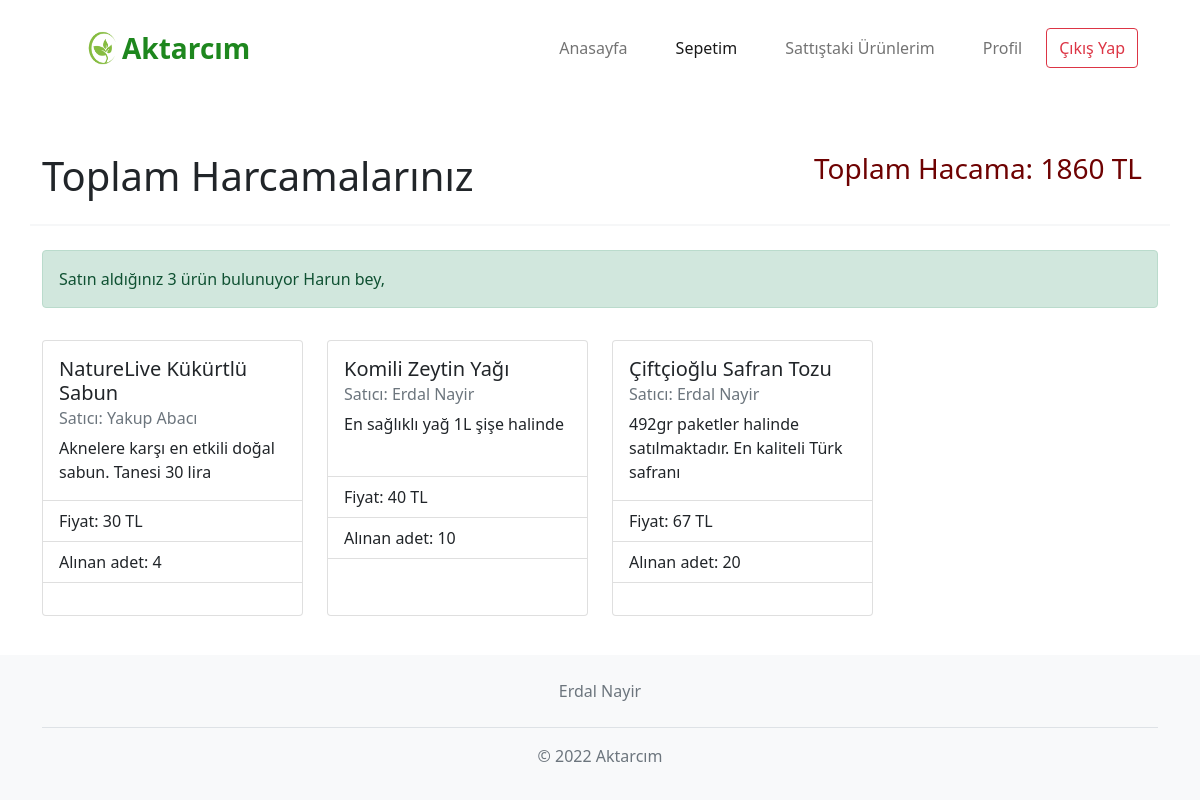
The app's page /boughtPage.php (signed in) with its own data.
### tables this page shows
CREATE TABLE `users` (
  `username` varchar(45) NOT NULL,
  `user_surname` varchar(45) NOT NULL,
  `email` varchar(45) NOT NULL,
  `user_password` varchar(100) NOT NULL,
  `bakiye` int(11) NOT NULL DEFAULT 0,
  `kayitTarihi` datetime NOT NULL DEFAULT current_timestamp()
);

CREATE TABLE `urunler` (
  `urun_id` int(11) NOT NULL,
  `urun_adi` varchar(45) NOT NULL,
  `urun_fiyati` int(11) NOT NULL,
  `urun_description` varchar(100) NOT NULL,
  `urun_adeti` int(11) NOT NULL,
  `satan_email` varchar(45) NOT NULL
);

CREATE TABLE `satin_alinan_urunler` (
  `id` int(11) NOT NULL,
  `email` varchar(45) NOT NULL,
  `urun_id` int(11) NOT NULL,
  `alinan_adet` int(11) NOT NULL
);

### boughtPage.php (the view, shortened to what this page needs)
<?php
$urunMessage='';
$productsCard='';
require('settings.php');
$stmt = $baglanti->prepare("SELECT * FROM users WHERE email = (?)");
$stmt->bind_param('s', $_SESSION['email']);
$stmt->execute();
$result = $stmt->get_result();
$kullanici = $result->fetch_assoc();
$isim= ucwords(strtolower($kullanici['username']));
$stmt = $baglanti->prepare("SELECT * FROM satin_alinan_urunler WHERE email=(?)");
$stmt->bind_param('s',$_SESSION['email']);
$stmt->execute();
$Urunresult = $stmt->get_result();
$num_products=$Urunresult->num_rows;
if($num_products==0){
    $urunMessage="<div class='alert alert-danger' role='alert'>
    <h4 class='alert-heading'>Ürün Yok!</h4>
    <p>Şuan'a kadar satın aldığınız bir ürün bulunmamaktadır</p>
    <hr>
    <p class='mb-0'>Ürün satın aldığınızda burada görüntülenecektir</p>
  </div>";
    $toplamHarcama=0;
  }
  else{
    $urunMessage="<div class='alert alert-success' role='alert'>
    Satın aldığınız $num_products ürün bulunuyor $isim bey,
  </div>";
    $productsCard="<div class='row'>";
    $toplamHarcama=0;
    $stmt = $baglanti->prepare("SELECT * FROM urunler INNER JOIN satin_alinan_urunler ON urunler.urun_id = satin_alinan_urunler.urun_id;");
    $stmt->execute();
    $result = $stmt->get_result();
    while($fromUrun=$result->fetch_assoc()){
        $urun_adeti=$fromUrun['alinan_adet'];
        $urun_adi=$fromUrun['urun_adi'];
        $urun_description=$fromUrun['urun_description'];
        $urun_fiyati=$fromUrun['urun_fiyati'];
        $satanEmail=$fromUrun['satan_email'];
        $alanEmail=$fromUrun['email'];
        $stmt = $baglanti->prepare("SELECT * FROM users WHERE email = (?)");
        $stmt->bind_param('s', $satanEmail);
        $stmt->execute();
        $result_nd = $stmt->get_result();
        $satici = $result_nd->fetch_assoc();
        $saticiIsmi=ucwords(strtolower($satici['username']) ." ".strtolower($satici['user_surname']));
        if($alanEmail==$_SESSION['email']){
          $toplamHarcama+=$urun_adeti*$urun_fiyati;
          $urunHtml=
          "<div class='col-md-3 text-center text-md-start d-flex  mb-4'>
              <div class='card mx-auto mt-3' style='width: 18rem;'>
              <div class='card-body'>
              <h5 class='card-title'>$urun_adi</h5>
              <h6 class='card-subtitle mb-2 text-muted'>Satıcı: $saticiIsmi</h6>
              <p class='card-text'>$urun_description</p>
              </div>
              <ul class='list-group list-group-flush'>
              <li class='list-group-item'>Fiyat: $urun_fiyati TL</li>
              <li class='list-group-item'>Alınan adet: $urun_adeti</li>
              </ul>
              <div class='card-body mx-auto'>
          </div>
          </div>
          </div> ";
          $productsCard=$productsCard . $urunHtml;
        }
    }
    $productsCard=$productsCard."</div>";
}
?>
<!DOCTYPE html>
<html lang="en">
<head>
    <link rel="stylesheet" href="css/bought.css?v=<?php echo time(); ?>">
    <link href="https://cdn.jsdelivr.net/npm/bootstrap@5.0.2/dist/css/bootstrap.min.css" rel="stylesheet">
</head>
<body class="d-flex flex-column min-vh-100">
<div class="container">
<nav class="navbar navbar-expand-md navbar-light fixed-top bg-white">
  <div class="container">
  <img src="images/favicon.png"  width="120" height="80" class="d-inline-block align-text-center">
    <a class="navbar-brand" href="#"><span class="fs-3 fw-bold navHeader">Aktarcım</span> </a>
    <div class="collapse navbar-collapse" id="navbarNavAltMarkup">
    <ul class="navbar-nav ms-auto">
        <li class="nav-item px-3">
          <a class="nav-link" aria-current="page" href="mainScreen.php">Anasayfa</a>
        </li>
        <li class="nav-item px-3">
          <a class="nav-link active" href="boughtPage.php">Sepetim</a>
        </li>
        <li class="nav-item px-3">
          <a class="nav-link " href="soldPage.php">Sattıştaki Ürünlerim</a>
        </li>
        <li class="nav-item px-3">
          <a class="nav-link " href="profile.php">Profil</a>
        </li>
        <button type="button" class="btn btn-outline-danger" onclick="location.href='logout.php'">Çıkış Yap</button>
      </ul>
    </div>
  </div>
</nav>
  <div class="row ">
    <div class="col-md-7 mt-5 text-center text-md-start  ">
        <h1>Toplam Harcamalarınız </h1>
    </div>
    <div class="col-md-5 mt-5 text-center text-md-end  ">
        <h3 id="value" class="px-3">Toplam Hacama:  <?php echo $toplamHarcama. " TL"; ?></h3>
    </div>
    <hr class="bg-black border-2 border-top border-black mt-3">
</div>
<div class="row mt-1 ">
    <div class="col-md-12 mt-1 text-center text-md-start  ">
      <?php echo $urunMessage?>
    </div>
</div>
<?php echo $productsCard?>
</div>
<footer class="mt-auto bg-light mt-5" >
    <div class="container">
    <ul class="nav justify-content-center border-bottom pb-3 mb-3">
      <li class="nav-item"><a href="#" class="nav-link px-2 text-muted">Erdal Nayir</a></li>
    </ul>
    <p class="text-center text-muted">© 2022 Aktarcım</p>
    </div>
  </footer>
</body>
</html>

### css/bought.css (style rules this page uses)
.navHeader { margin-left: -40px; color: #1e871e; }
.navbar .navbar-nav { padding-right: 20px; float: none; vertical-align: top; }
.navbar .navbar-collapse { text-align: center; }
body { padding-top: 6.5rem; }
footer { margin-top: 2rem; padding: 1em 0; }
#value { color: #6e0202; }

### records on screen
users: username "Harun"
urunler: urun_adi "NatureLive Kükürtlü Sabun", urun_description "Aknelere karşı en etkili doğal sabun. Tanesi 30 lira", urun_fiyati "30"
users: saticiIsmi "Yakup Abacı"
satin_alinan_urunler: alinan_adet "4"
urunler: urun_adi "Komili Zeytin Yağı", urun_description "En sağlıklı yağ 1L şişe halinde", urun_fiyati "40"
users: saticiIsmi "Erdal Nayir Erdal Nayir"
satin_alinan_urunler: alinan_adet "10"
urunler: urun_adi "Çiftçioğlu Safran Tozu", urun_description "492gr paketler halinde satılmaktadır. En kaliteli Türk safranı", urun_fiyati "67"
satin_alinan_urunler: alinan_adet "20"

### other values on screen
$toplamHarcama "1860"
$num_products "3"
